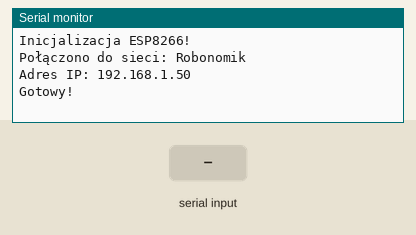
Bench run of a sketch on a simulated ESP8266 (NodeMCU). Shown: the last lines printed to the serial monitor. The inputs (shaded band) are chosen by the test bench. WiFi joins after 1.5 s; servers stay silent unless stated.

Above: at 2.7 s.
2.8 s: "$GPGGA\n" received over the second serial link
At 3.8 s:
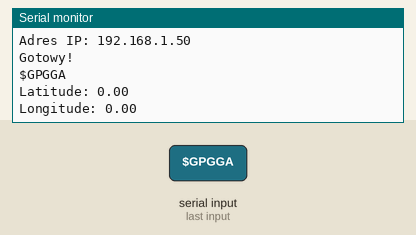
5.0 s: "*\n" received over the second serial link
At 6.6 s:
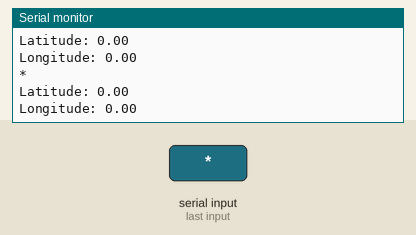
7.0 s: "1\n" received over the second serial link
At 8.1 s:
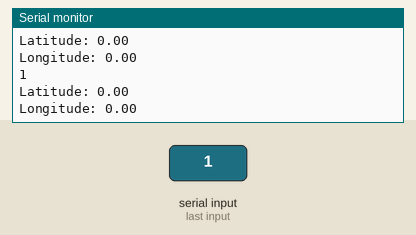

Measured:
- after the input at 2.8 s, the serial monitor: prints a new line after 0.70 s (image 1)
- after the input at 5.0 s, the serial monitor: prints a new line after 0.51 s (image 2)
- after the input at 7.0 s, the serial monitor: prints a new line after 0.51 s (image 3)

The sketch:

Main_ProgramSzkolny.ino
```cpp
#include <ESP8266WiFi.h>
#include <ESP8266mDNS.h>
#include <WiFiUdp.h>
#include <ArduinoOTA.h>
#include <SoftwareSerial.h>
#include <WiFiClient.h>
#include <Wire.h>
#include <LSM303.h>

//Wektory
struct Vector2
{
    double x;
    double y;
};

//Sieć połączeniowa
const char* SSID = "Robonomik";
const char* PASSWORD = "WojewodaA1";

//Połączenie GPS z ESP RX TX
SoftwareSerial gps_uart (D3, D0);

//Zmienne dla GPS
double robotLatitude = 0.0;
double robotLongitude = 0.0;
double robotHeight = 0.0;
String GPS_data = "";
String GP_GGA = "";

//Pozycje robota kartezjańskie
struct Vector2 robotPostionGlobal;
struct Vector2 smartfonPostionGlobal;
struct Vector2 robotPostionLocal;
struct Vector2 smartfonPostionLocal;
struct Vector2 virtualNorth;

//Właściwości Wektorów
double vectorRSMagnitude = 0;
double vectorNorthMagnitude = 0;
double vectorRSAngle = 0;

//protokół I2C
String I2CData = "";

//Kompass
LSM303 compass;

double deg2rad(double deg)
{
    //Zmiana stopni na radiany
    double rad = deg * PI / 180;
    return rad;
}
double rad2deg(double rad)
{
    //Zmiana radiany na stopnie
    double deg = rad * 180 / PI;
    return deg;
}
void geo_to_cartesian(double lati, double longi, double hght, double *x, double *y)
{
  //Średnie promienie ziemi a i b
  double equatorialRadius = 6378137.0;
  double polarRadius = 6356752.314245;

  //Zmiana latitude i longitude z stopni na radiany
  lati = deg2rad(lati);
  longi = deg2rad(longi);

  //Przeliczanie z geo na XYZ
  double eToSquare = 1 - (pow(polarRadius, 2) / pow(equatorialRadius, 2));
  double Nlati = equatorialRadius / sqrt(1 - eToSquare * pow(sin(lati), 2));

  //Przypisywanie wartości
  *x = (Nlati + hght) * cos(lati) * cos(longi);
  *y = (Nlati + hght) * cos(lati) * sin(longi);
  //Opcjonalne Z
  //double z = ((pow(polarRadius, 2) / pow(equatorialRadius, 2)) * Nlati + hght) * sin(lati);
}
void get_local_postion()
{
    //Zamiana wartości geodezyjnych na siatkę kartezjańską
    geo_to_cartesian(robotLatitude, robotLongitude, robotHeight, &robotPostionGlobal.x, &robotPostionGlobal.y);

    //Wyznaczanie pozycji lokalnej
    robotPostionLocal.x = 0;
    robotPostionLocal.y = 0;
    smartfonPostionLocal.x = robotPostionGlobal.x - smartfonPostionGlobal.x;
    smartfonPostionLocal.y = robotPostionGlobal.y - smartfonPostionGlobal.y;
}
void WiFi_settings()
{
    //Ustawienia WiFi
    WiFi.mode(WIFI_STA);
    WiFi.begin(SSID, PASSWORD);

    //Czekanie na połączenie
    if (WiFi.waitForConnectResult() != WL_CONNECTED)
    {
        Serial.println("Nieudane połączenie do sieci! Restartowanie...");
        ESP.restart();
    }
    else if (WiFi.waitForConnectResult() == WL_CONNECTED)
    {
        Serial.print("Połączono do sieci: ");
        Serial.println(WiFi.SSID());
        Serial.print("Adres IP: ");
        Serial.println(WiFi.localIP());
    }
}
void OTA_updater()
{
    //Ustawianie nazwy ESP8266 w sieci
    ArduinoOTA.setHostname("ESP8266-Przewodnik");

    //Rebootowanie ESP po aktualizacji
    ArduinoOTA.setRebootOnSuccess(true);

    //Ustawienia ESP na start aktualizacji
    ArduinoOTA.onStart([](){
        Serial.println("Wgrywanie...");
        // Tutaj ustawić wszystko nieruchomo żeby łazik podczas aktualizacji nie zaczął jechać bez kontroli
    });

    //Ustawienia ESP po zakończeniu aktualizacji
    ArduinoOTA.onEnd([](){
        Serial.println("Wgrano program!");
    });

    //Ustawienia ESP gdy nastapi błąd podczas aktualizacji
    ArduinoOTA.onError([](ota_error_t error){
        Serial.print("Podczas aktualizacji wystąpił błąd: ");
        if(error == OTA_AUTH_ERROR)
        {
            Serial.println("AUTH_ERROR");
        }
        else if (error == OTA_BEGIN_ERROR)
        {
            Serial.println("BEGIN_FAILED");
        }
        else if (error == OTA_CONNECT_ERROR)
        {
            Serial.println("CONNECT_ERROR");
        }
        else if (error == OTA_RECEIVE_ERROR)
        {
            Serial.println("RECEIVE_ERROR");
        }
        else if (error == OTA_END_ERROR)
        {
            Serial.println("END_ERROR");
        }
    });

    //Inicjalizacja OTA
    ArduinoOTA.begin();
    Serial.println("Gotowy!");
}
void GPS_get_postion(double *setLati, double *setLongi, double *setHght)
{
    if(gps_uart.available())
    {
        GPS_data = gps_uart.readStringUntil('\n');
        Serial.println(GPS_data);

        //Wyszukiwanie frazy $GPGGA
        if(GPS_data.indexOf("$GPGGA") > -1)
        {
            //Zakończenie lini
            GP_GGA = GPS_data.substring(GPS_data.indexOf("$GPGGA"), GPS_data.indexOf("*") + 3);

            int colon_array[15];
            for (int i = 1; i < 15; i++)
            {
                colon_array[i] = GPS_data.indexOf(',', colon_array[i - 1] + 1);
            }

            //Ustawienia latitude
            if (GP_GGA.substring(colon_array[2], colon_array[3]) != ",")
            {
                *setLati = (GP_GGA.substring(colon_array[2] + 1, colon_array[3])).toDouble() / 100;
            }
            else
            {
                *setLati = 0;
            }

            //Ustawianie longitude
            if (GP_GGA.substring(colon_array[4], colon_array[5]) != ",")
            {
                *setLongi = (GP_GGA.substring(colon_array[4] + 1, colon_array[5])).toDouble() / 100;
            }
            else
            {
                *setLongi = 0;
            }

            //Ustawianie Height
            if (GP_GGA.substring(colon_array[9], colon_array[10]) != ",")
            {
                *setHght = (GP_GGA.substring(colon_array[9] + 1, colon_array[10])).toDouble();
            }
            else
            {
                *setHght = 0;
            }
        }
        Serial.print("\nLatitude: ");
        Serial.println(robotLatitude);
        Serial.print("Longitude: ");
        Serial.println(robotLongitude);
    }
}
void I2C_read(String *data, byte address)
{
    Wire.beginTransmission(address);
}
double read_robot_angle()
{
    compass.read();
    double angle = compass.heading();
    return angle;
}
void setup()
{
    //I2C
    Wire.begin();

    //Ustawienia USB-UART
    Serial.begin(115200);
    Serial.println("Inicjalizacja ESP8266!");

    //Połączenie GPS z ESP
    gps_uart.begin(9600);

    //Inicjalizowanie kompasu
    compass.init();
    compass.enableDefault();
    compass.m_min = (LSM303::vector<int16_t>){-2453, -2735, -2865};
    compass.m_max = (LSM303::vector<int16_t>){+3635, +3145, +3089};

    WiFi_settings();
    OTA_updater();
}
void loop()
{
    ArduinoOTA.handle();
    GPS_get_postion(&robotLatitude, &robotLongitude, &robotHeight);
    get_local_postion();
    delay(1000);
}
```
